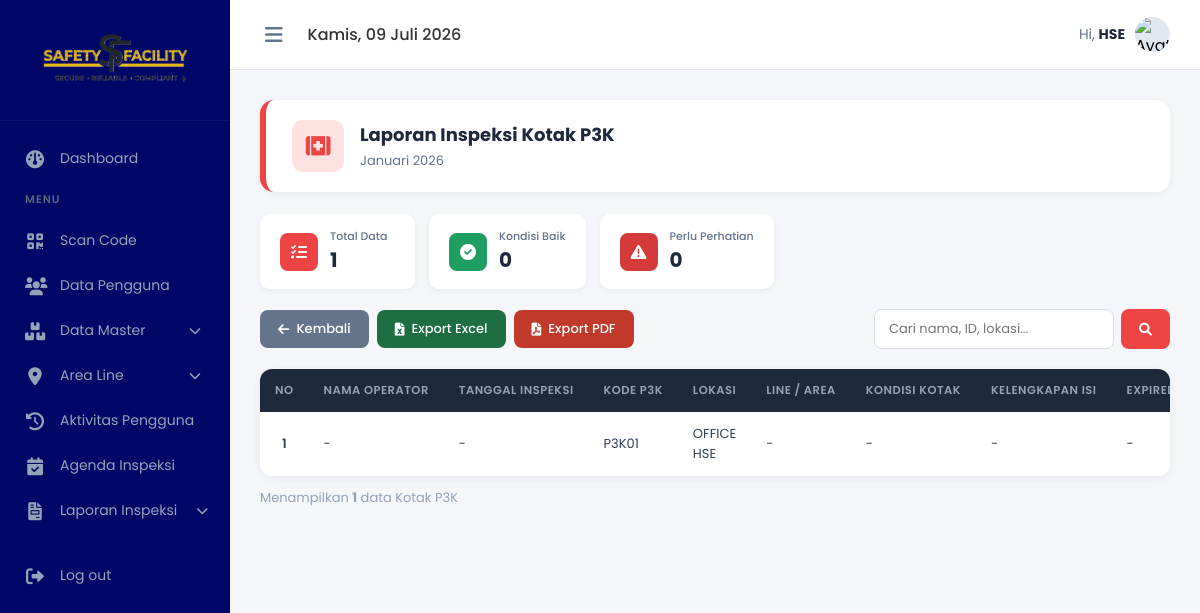
/admin/data_inspeksi_p3k.php?bulan=Januari&tahun=2026 (signed in), run on the app's committed database.
### tables this page shows
CREATE TABLE `master_p3k` (
  `id` int(11) NOT NULL,
  `code` varchar(50) NOT NULL,
  `line_area` varchar(100) DEFAULT NULL,
  `lokasi` varchar(255) NOT NULL,
  `kondisi_kotak` enum('Baik','Tidak') NOT NULL DEFAULT 'Baik',
  `kelengkapan_isi` enum('Lengkap','Tidak') NOT NULL DEFAULT 'Lengkap',
  `expired_obat` enum('Lengkap','Tidak') NOT NULL DEFAULT 'Lengkap',
  `kondisi` enum('baik','rusak','','') NOT NULL,
  `catatan` varchar(255) NOT NULL
);

### admin/data_inspeksi_p3k.php (the view, shortened to what this page needs)
<?php
global $koneksi;
$nama_bulan_map = [
    'Januari' => 1, 'Februari' => 2, 'Maret' => 3, 'April' => 4,
    'Mei' => 5, 'Juni' => 6, 'Juli' => 7, 'Agustus' => 8,
    'September' => 9, 'Oktober' => 10, 'November' => 11, 'Desember' => 12
];
$bulan  = isset($_GET['bulan']) ? $_GET['bulan'] : date('F');
$tahun  = isset($_GET['tahun']) ? (int)$_GET['tahun'] : (int)date('Y');
$cari   = isset($_GET['cari'])  ? trim($_GET['cari']) : '';
$bulan_angka = $nama_bulan_map[$bulan] ?? (int)date('n');
$sql = "SELECT i.id_inspeksi, i.username AS nama_operator, i.tanggal_inspeksi,
               m.code AS code_p3k, m.lokasi, i.line_area,
               i.kondisi_kotak, i.kelengkapan_isi, i.expired_obat, i.keterangan
        FROM master_p3k m
        LEFT JOIN inspeksi_p3k i ON m.code = i.code_p3k
             AND MONTH(i.tanggal_inspeksi) = ?
             AND YEAR(i.tanggal_inspeksi) = ?";
$param_types  = "ii";
$param_values = [$bulan_angka, $tahun];
$sql .= " ORDER BY m.code ASC, i.tanggal_inspeksi DESC";
$stmt = mysqli_prepare($koneksi, $sql);
mysqli_stmt_bind_param($stmt, $param_types, ...$param_values);
mysqli_stmt_execute($stmt);
$result = mysqli_stmt_get_result($stmt);
$rows = [];
while ($r = mysqli_fetch_assoc($result)) $rows[] = $r;
$total = count($rows);
$dh = [
    'Sunday' => 'Minggu',
    'Monday' => 'Senin',
    'Tuesday' => 'Selasa',
    'Wednesday' => 'Rabu',
    'Thursday' => 'Kamis',
    'Friday' => 'Jumat',
    'Saturday' => 'Sabtu'
];
$db = [
    'January' => 'Januari',
    'February' => 'Februari',
    'March' => 'Maret',
    'April' => 'April',
    'May' => 'Mei',
    'June' => 'Juni',
    'July' => 'Juli',
    'August' => 'Agustus',
    'September' => 'September',
    'October' => 'Oktober',
    'November' => 'November',
    'December' => 'Desember'
];
$tanggal_format = $dh[date('l')] . ", " . date('d') . " " . $db[date('F')] . " " . date('Y');
$bulan_indo = $db[$bulan] ?? $bulan;
$baik_count  = 0;
$tidak_count = 0;
?>
<!DOCTYPE html>
<html lang="id">
<head>
    <link rel="stylesheet" href="https://cdnjs.cloudflare.com/ajax/libs/font-awesome/6.0.0/css/all.min.css">
    <link rel="stylesheet" href="style.css">
</head>
<body>
    <aside class="sidebar" id="sidebar">
        <div class="sidebar-brand">
            <img src="../foto/logo.png" alt="Logo" class="sidebar-logo">
        </div>
        <ul class="sidebar-menu">
            <li><a href="index.php"><i class="fa-solid fa-gauge"></i> <span>Dashboard</span></a></li>
            <li class="menu-header">Menu</li>
            <li><a href="scan.php"><i class="fa-solid fa-qrcode"></i> <span>Scan Code</span></a></li>
            <li><a href="pengguna.php"><i class="fa-solid fa-users"></i> <span>Data Pengguna</span></a></li>
            <li class="has-submenu">
                <a href="javascript:void(0)" onclick="toggleSubmenu(this)">
                    <i class="fa-solid fa-boxes-stacked"></i><span>Data Master</span>
                    <i class="fa-solid fa-chevron-down submenu-icon"></i>
                </a>
            </li>
            <li class="has-submenu">
                <a href="javascript:void(0)" onclick="toggleSubmenu(this)">
                    <i class="fa-solid fa-location-dot"></i>
                    <span>Area Line</span>
                    <i class="fa-solid fa-chevron-down submenu-icon"></i>
                </a>
            </li>
            <li><a href="aktivitas.php"><i class="fa-solid fa-clock-rotate-left"></i> <span>Aktivitas Pengguna</span></a></li>
            <li><a href="agenda.php"><i class="fa-solid fa-calendar-check"></i> <span>Agenda Inspeksi</span></a></li>
            <li class="has-submenu">
                <a href="javascript:void(0)" onclick="toggleSubmenu(this)">
                    <i class="fa-solid fa-file-invoice"></i>
                    <span>Laporan Inspeksi</span>
                    <i class="fa-solid fa-chevron-down submenu-icon"></i>
                </a>
            </li>
            <li style="margin-top:20px;"><a href="../logout.php"><i class="fa-solid fa-right-from-bracket"></i> <span>Log out</span></a></li>
        </ul>
    </aside>
    <main class="main-content">
        <header class="topbar">
            <div class="topbar-left">
                <button class="toggle-sidebar-btn" onclick="toggleSidebar()"><i class="fa-solid fa-bars"></i></button>
                <div class="topbar-date"><?= $tanggal_format; ?></div>
            </div>
            <div class="topbar-right">
                <div class="user-profile">
                    <span>Hi, <strong><?= htmlspecialchars($_SESSION['nama_lengkap']); ?></strong></span>
                    <div class="user-avatar">
                        <img src="https://images.unsplash.com/photo-1535713875002-d1d0cf377fde?q=80&w=100" alt="Avatar">
                    </div>
                </div>
            </div>
        </header>
        <section class="content-body">
            <div class="page-head">
                <div class="ph-icon"><i class="fa-solid fa-kit-medical"></i></div>
                <div class="ph-info">
                    <h2>Laporan Inspeksi Kotak P3K</h2>
                    <p><?= $bulan_indo . " " . $tahun; ?></p>
                </div>
            </div>
            <div class="stats-row">
                <div class="s-card">
                    <div class="s-icon" style="background:#ef4444"><i class="fa-solid fa-list-check"></i></div>
                    <div class="s-info">
                        <h4>Total Data</h4>
                        <p><?= $total; ?></p>
                    </div>
                </div>
                <div class="s-card">
                    <div class="s-icon" style="background:#1e9e63"><i class="fa-solid fa-circle-check"></i></div>
                    <div class="s-info">
                        <h4>Kondisi Baik</h4>
                        <p><?= $baik_count; ?></p>
                    </div>
                </div>
                <div class="s-card">
                    <div class="s-icon" style="background:#d33a39"><i class="fa-solid fa-triangle-exclamation"></i></div>
                    <div class="s-info">
                        <h4>Perlu Perhatian</h4>
                        <p><?= $tidak_count; ?></p>
                    </div>
                </div>
            </div>
            <div class="action-bar">
                <div class="ab-left">
                    <a href="laporan_p3k.php?tahun=<?= $tahun; ?>" class="btn btn-back">
                        <i class="fa-solid fa-arrow-left"></i> Kembali
                    </a>
                    <a href="data_inspeksi_p3k.php?bulan=<?= urlencode($bulan); ?>&tahun=<?= $tahun; ?>&cari=<?= urlencode($cari); ?>&export=excel"
                        class="btn btn-excel">
                        <i class="fa-solid fa-file-excel"></i> Export Excel
                    </a>
                    <button onclick="window.print()" class="btn btn-pdf">
                        <i class="fa-solid fa-file-pdf"></i> Export PDF
                    </button>
                </div>
                <div class="ab-right">
                    <form method="GET" class="search-wrap">
                        <input type="text" name="cari" placeholder="Cari nama, ID, lokasi..." value="<?= htmlspecialchars($cari); ?>">
                        <button type="submit" class="btn btn-search"><i class="fa-solid fa-magnifying-glass"></i></button>
                    </form>
                </div>
            </div>
            <div class="table-card">
                <table class="dt">
                    <thead>
                        <tr>
                            <th>No</th>
                            <th>Nama Operator</th>
                            <th>Tanggal Inspeksi</th>
                            <th>Kode P3K</th>
                            <th>Lokasi</th>
                            <th>Line / Area</th>
                            <th>Kondisi Kotak</th>
                            <th>Kelengkapan Isi</th>
                            <th>Expired Obat</th>
                        </tr>
                    </thead>
                    <tbody>
                        <?php if ($total > 0): ?>
                            <?php $no = 1;
                            foreach ($rows as $r):
                                $vals   = array_values($r);
                            ?>
                                <tr>
                                    <td class="no-col"><?= $no++; ?></td>
                                    <td><?= htmlspecialchars($vals[1] ?? '-'); ?></td>
                                    <td class="td-date"><?= !empty($vals[2]) ? date('d-m-Y H:i', strtotime($vals[2])) : '-'; ?></td>
                                    <?php
                                    $baik_w  = ['Baik', 'Layak', 'Lengkap', 'Belum Expired', 'Mengalir', 'Bersih'];
                                    $tidak_w = ['Tidak', 'Tidak Layak', 'Tidak Lengkap', 'Ada yang Expired', 'Tidak Mengalir', 'Kotor'];
                                    foreach (array_slice($vals, 3) as $cv):
                                        if (in_array($cv, $baik_w)):
                                    ?>
                                            <td><span class="badge b-green"><?= $cv; ?></span></td>
                                        <?php elseif (in_array($cv, $tidak_w)): ?>
                                            <td><span class="badge b-red"><?= $cv; ?></span></td>
                                        <?php else: ?>
                                            <td><?= htmlspecialchars($cv ?? '-'); ?></td>
                                    <?php endif;
                                    endforeach; ?>
                                </tr>
                            <?php endforeach; ?>
                        <?php endif; ?>
                    </tbody>
                </table>
            </div>
            <p style="margin-top:12px;font-size:13px;color:#94a3b8;">
                Menampilkan <strong><?= $total; ?></strong> data Kotak P3K
            </p>
        </section>
    </main>
</body>
</html>

### admin/style.css (style rules this page uses)
* { margin: 0; padding: 0; box-sizing: border-box; font-family: 'Poppins', sans-serif; }
body { background-color: #f4f6f9; display: flex; min-height: 100vh; overflow-x: hidden; }
.sidebar { width: 230px; background-color: #000766; color: #adb5bd; display: flex; flex-direction: column; transition: width 0.3s ease; overflow-y: auto; overflow-x: hidden; height: 100vh; position: fixed; top: 0; left: 0; z-index: 100; }
.sidebar-brand { padding: 20px; display: flex; align-items: center; justify-content: center; color: #fff; border-bottom: 1px solid rgba(255, 255, 255, 0.05); white-space: nowrap; }
.sidebar-logo { max-width: 85%; height: auto; transition: all 0.3s ease; }
.sidebar-menu { padding: 15px 0; list-style: none; flex-grow: 1; }
.menu-header { padding: 10px 25px; font-size: 11px; text-transform: uppercase; letter-spacing: 1px; color: #596579; font-weight: 600; white-space: nowrap; transition: opacity 0.2s; }
.sidebar-menu li a { display: flex; align-items: center; gap: 15px; padding: 12px 25px; color: #94a3b8; text-decoration: none; font-size: 14px; transition: all 0.3s; white-space: nowrap; }
.sidebar-menu li a i { font-size: 18px; width: 20px; text-align: center; flex-shrink: 0; }
.sidebar-menu li a span { transition: opacity 0.2s; }
.main-content { flex-grow: 1; display: flex; flex-direction: column; min-width: 0; margin-left: 230px; transition: margin-left 0.3s ease; }
.topbar { background-color: #fff; height: 70px; display: flex; align-items: center; justify-content: space-between; padding: 0 30px; border-bottom: 1px solid #e2e8f0; }
.topbar-left { display: flex; align-items: center; gap: 20px; }
.toggle-sidebar-btn { font-size: 20px; color: #64748b; cursor: pointer; background: none; border: none; outline: none; padding: 5px; display: flex; align-items: center; justify-content: center; transition: color 0.2s; }
.topbar-date { font-size: 16px; color: #333; font-weight: 500; }
.topbar-right { display: flex; align-items: center; gap: 25px; }
.user-profile { display: flex; align-items: center; gap: 10px; cursor: pointer; }
.user-profile span { font-size: 14px; color: #64748b; }
.user-profile strong { color: #1e293b; }
.user-avatar { width: 35px; height: 35px; background-color: #e2e8f0; border-radius: 50%; display: flex; align-items: center; justify-content: center; overflow: hidden; }
.user-avatar img { width: 100%; height: 100%; object-fit: cover; }
.content-body { padding: 30px; flex-grow: 1; position: relative; }
.submenu-icon { margin-left: auto; font-size: 12px !important; transition: transform 0.3s ease; }
.has-submenu>a { display: flex; align-items: center; width: 100%; }
.main-content { animation: fadeIn 0.4s ease-out; }
.content-body { animation: slideInUp 0.5s cubic-bezier(0.16, 1, 0.3, 1); }
.shortcut-card, .stat-card, .table-action-btn, button, a { transition: all 0.2s ease-in-out !important; }

### data on the page
master_p3k: vals "-", code "P3K01", lokasi "OFFICE HSE", cv "-"

### other printed values
$_SESSION['nama_lengkap'] "HSE"
$bulan_indo "Januari"
$tahun "2026"
$total "1"
$baik_count "0"
$tidak_count "0"
